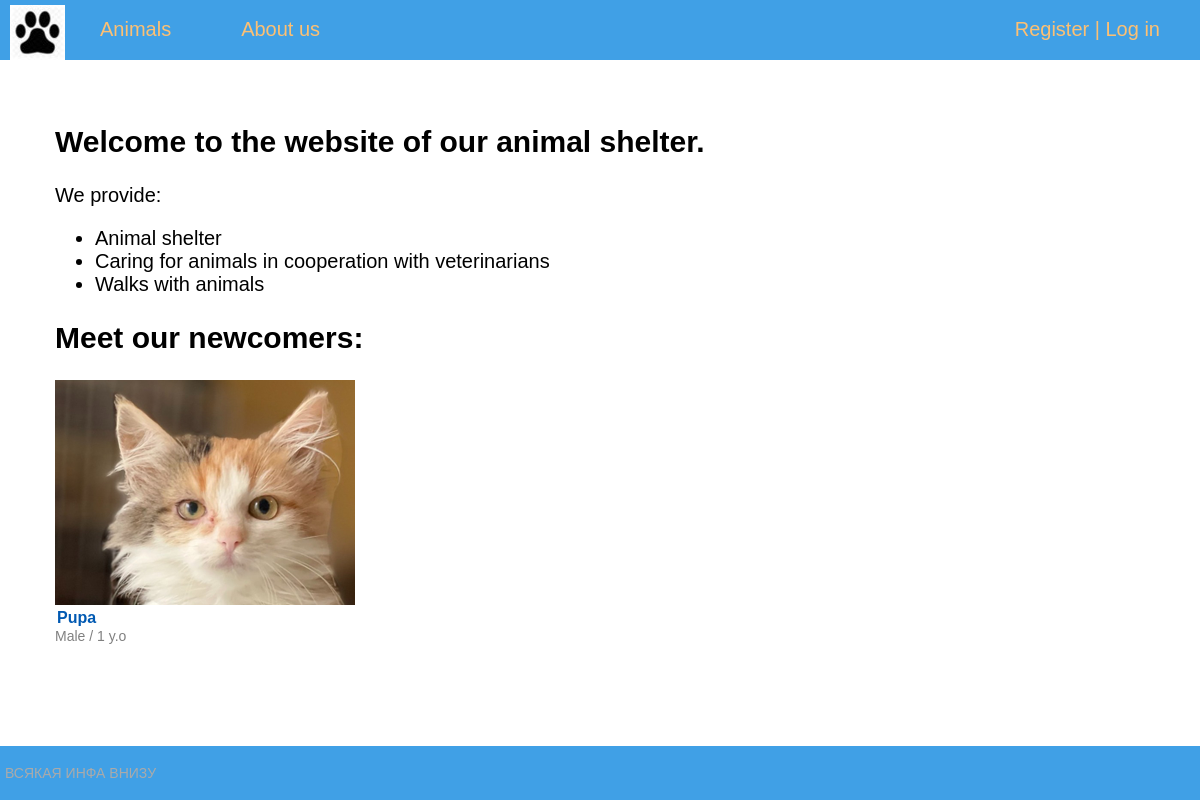
The app's page /, older data.
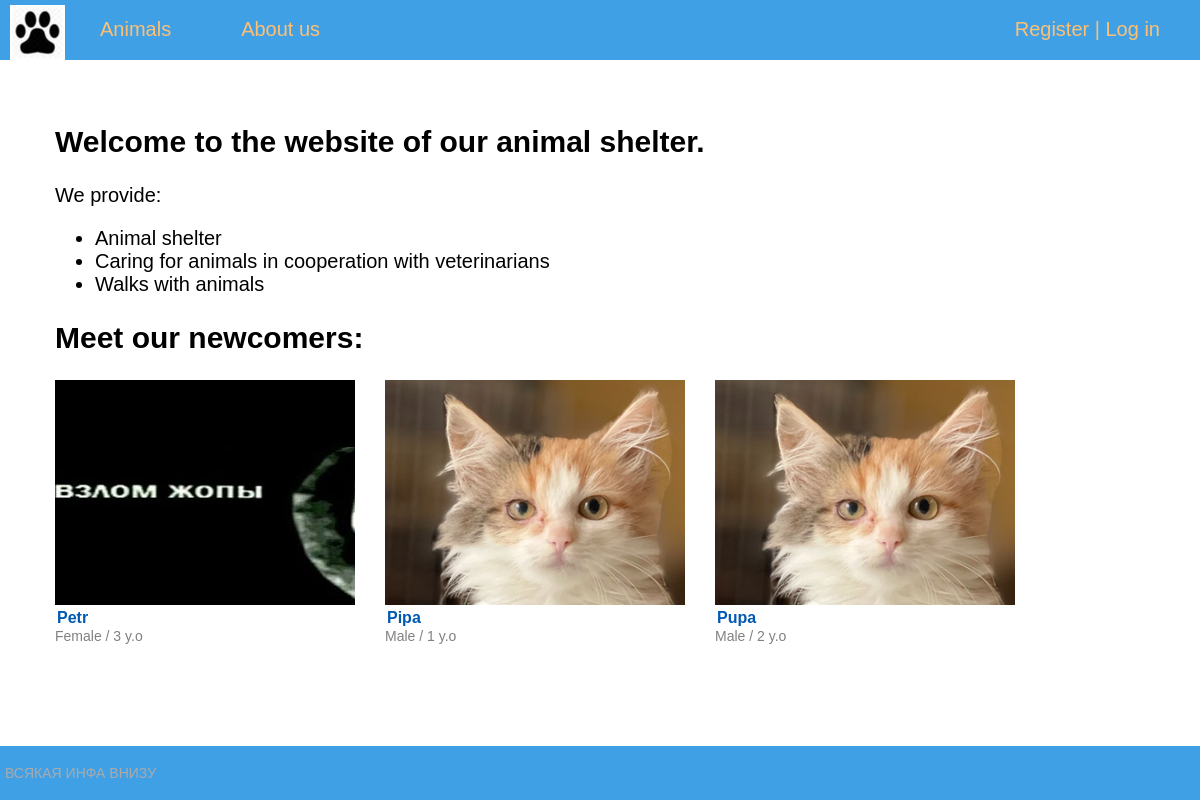
The same page, newer data.
### shelter/models.py (models this page shows, shortened)
class Animal(models.Model):
    name = models.CharField(max_length=30, default="")
    kind = models.CharField(max_length=15)
    breed = models.CharField(max_length=50)
    age = models.IntegerField(default="")
    color = models.CharField(max_length=50)
    gender = models.CharField(max_length=10)
    discription = models.TextField()
    photo = models.ImageField(upload_to='photos/%Y/%m/%d')
    added = models.DateTimeField(auto_now_add=True)
    edited = models.DateTimeField(auto_now=True)
    def get_absolute_url(self):
        return reverse('animal', kwargs={'animalid': self.pk})
    class Meta:
        ordering = ('-added',)

### shelter/views.py (the view)
# urls.py: path('', ShelterHome.as_view(), name='home'),
class ShelterHome(DataMixin, ListView):
    template_name = 'shelter/index.html'
    model = Animal
    context_object_name = 'animal'
    def get_queryset(self):
        query = Animal.objects.all()[:3]
        return query
    def get_context_data(self, *, object_list=None, **kwargs):
        context = super().get_context_data(**kwargs)
        c_def = self.get_user_context(title="Home page")
        return dict(list(context.items()) + list(c_def.items()))

### shelter/utils.py (called while the page is built)
    def get_user_context(self, **kwargs):
        context = kwargs
        context['menu'] = menu
        return context

### shelter/templates/shelter/index.html
{% extends 'shelter/base.html' %}
{% block content %}
<h2>Welcome to the website of our animal shelter.</h2>
We provide:
<ul>
  <li>Animal shelter</li>
  <li>Caring for animals in cooperation with veterinarians</li>
  <li>Walks with animals</li>
</ul>
<h2>Meet our newcomers:</h2>
<div class="row">
    {% for a in animal %}
        <div class="animal-item">
            <a href="{{ a.get_absolute_url }}">
                <div class="animal-image-list">
                    <img src="{{ a.photo.url }}" alt="">
                </div>
                <div class="animal-description-">
                    <div class="animal-name-list ">
                        {{ a.name }}
                    </div>
                    <div class="animal-info-list">
                        {{ a.gender }} / {{ a.age }} y.o
                    </div>
                </div>
            </a>
        </div>
    {% endfor %}
{% endblock content %}

### shelter/templates/shelter/base.html (shortened to what this page needs)
{% load static %}
<!DOCTYPE html>
<html>
<head>
	<link type="text/css" href="{% static 'shelter/css/styles.css' %}" rel="stylesheet" />
</head>
<body>
<table class="table-page" border=0 cellpadding="0" cellspacing="0">
<tr><td valign=top>
{% block mainmenu %}
		<div class="header">
			<ul id="mainmenu" class="mainmenu">
				<li class="logo">
                    <a href="{% url 'home' %}">
                        <div class="logo"></div>
                    </a>
                </li>
				{% for m in menu %}
				    <li><a href="{% url m.url_name %}">{{m.title}}</a></li>
				{% endfor %}
				{% if request.user.is_authenticated %}
				    <li class="last"><a href="{% url 'mypage' %}">{{user.username}}</a> | <a href="{% url 'logout' %}">Log out</a></li>
				{% else %}
				    <li class="last"><a href="{% url 'register' %}">Register</a> | <a href="{% url 'login' %}">Log in</a></li>
				{% endif %}
			</ul>
		</div>
{% endblock mainmenu %}
<table class="table-content" border=0 cellpadding="0" cellspacing="0">
<td valign="top" class="content">
<div class="content-text">
    {% block content %}
    {% endblock %}
</div>
</td></tr></table>
<tr><td valign=top>
	<div id="footer">
		<p>ВСЯКАЯ ИНФА ВНИЗУ</p>
	</div>
</td></tr></table>
</body>
</html>

### shelter/static/shelter/css/styles.css (style rules this page uses)
html, body { font-family: 'Arial'; margin: 0; padding: 0; height: 100%; width: 100%; color: #444; }
a { color: #0059b2; text-decoration: none; }
img { max-width: 600px; height: auto; }
.table-page { width: 100%; height: 100%; vertical-align: top; }
.table-page tr { height: 100%; }
.header { background: #40A0E6; height: 60px; }
.logo { background: url('../images/logo.jpg') no-repeat 10px 5px; width: 70px; height: 60px; }
ul.mainmenu { list-style: none; margin: 0; padding: 0; height: 60px; color: #fdc073; font-size: 20px; overflow: hidden; }
ul.mainmenu li { float: left; margin: 18px 40px 0 30px; }
ul.mainmenu li.logo { margin: 0; }
ul.mainmenu li.last { float: right; }
ul.mainmenu li a { color: #fdc073; text-decoration: none; }
.table-content { width: 100%; min-height: 100%; height: 100%; }
.content { padding: 40px 20px 20px 40px; width: 100%; box-sizing: border-box; }
.content-text { color: #000; font-size: 20px; font-family: Arial; width: 100%; padding-right: 15px; padding-left: 15px; margin-right: auto; margin-left: auto; }
#footer { box-sizing: border-box; background: #40A0E6; padding: 5px; color: #aaa; font-size: 14px; font-family: Verdana, Geneva, Arial, Helvetica; text-align: left; overflow: hidden; }
.row { display: -ms-flexbox; display: flex; -ms-flex-wrap: wrap; flex-wrap: wrap; margin-right: -15px; margin-left: -15px; }
.animal-item { margin: 0 0 40px; -webkit-transition: all 200ms; transition: all 200ms; padding-right: 15px; padding-left: 15px; }
.animal-image-list { background: transparent; max-width: 300px; height: 225px; overflow: hidden; }
.animal-name-list { font-size: 16px; font-weight: bold; display: inline-block; padding-left: 2px; }
.animal-info-list { font-size: 14px; color: #808080; }

Row changes from the older to the newer data that the page shows:
added Animal: photo (picture), name "Petr", gender "Female", age "3"
added Animal: photo (picture), name "Pipa", gender "Male", age "1"
changed Animal "Pupa": age "1" → "2"
